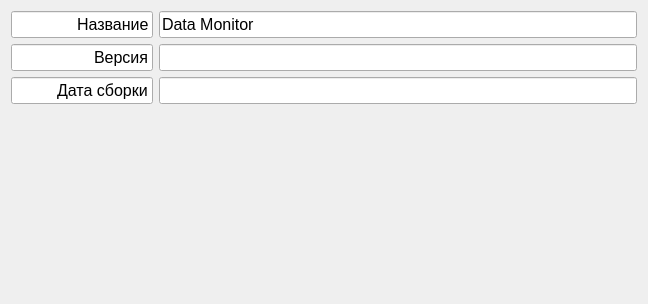
<?xml version="1.0" encoding="UTF-8"?>
<ui version="4.0">
 <class>AboutDialog</class>
 <widget class="QDialog" name="AboutDialog">
  <property name="geometry">
   <rect>
    <x>0</x>
    <y>0</y>
    <width>648</width>
    <height>304</height>
   </rect>
  </property>
  <property name="windowTitle">
   <string>О программе</string>
  </property>
  <layout class="QVBoxLayout" name="verticalLayout">
   <item>
    <layout class="QFormLayout" name="formLayout">
     <item row="0" column="0">
      <widget class="QLineEdit" name="lineEdit">
       <property name="font">
        <font>
         <pointsize>12</pointsize>
        </font>
       </property>
       <property name="text">
        <string>Название</string>
       </property>
       <property name="alignment">
        <set>Qt::AlignRight|Qt::AlignTrailing|Qt::AlignVCenter</set>
       </property>
       <property name="readOnly">
        <bool>true</bool>
       </property>
      </widget>
     </item>
     <item row="0" column="1">
      <widget class="QLineEdit" name="appNameEdit">
       <property name="font">
        <font>
         <pointsize>12</pointsize>
        </font>
       </property>
       <property name="text">
        <string notr="true">Data Monitor</string>
       </property>
       <property name="readOnly">
        <bool>true</bool>
       </property>
      </widget>
     </item>
     <item row="1" column="0">
      <widget class="QLineEdit" name="lineEdit_2">
       <property name="font">
        <font>
         <pointsize>12</pointsize>
        </font>
       </property>
       <property name="text">
        <string>Версия</string>
       </property>
       <property name="alignment">
        <set>Qt::AlignRight|Qt::AlignTrailing|Qt::AlignVCenter</set>
       </property>
       <property name="readOnly">
        <bool>true</bool>
       </property>
      </widget>
     </item>
     <item row="1" column="1">
      <widget class="QLineEdit" name="versionLineEdit">
       <property name="font">
        <font>
         <pointsize>12</pointsize>
        </font>
       </property>
       <property name="readOnly">
        <bool>true</bool>
       </property>
      </widget>
     </item>
     <item row="2" column="0">
      <widget class="QLineEdit" name="lineEdit_3">
       <property name="font">
        <font>
         <pointsize>12</pointsize>
        </font>
       </property>
       <property name="text">
        <string>Дата сборки</string>
       </property>
       <property name="alignment">
        <set>Qt::AlignRight|Qt::AlignTrailing|Qt::AlignVCenter</set>
       </property>
       <property name="readOnly">
        <bool>true</bool>
       </property>
      </widget>
     </item>
     <item row="2" column="1">
      <widget class="QLineEdit" name="compileTimeLineEdit">
       <property name="font">
        <font>
         <pointsize>12</pointsize>
        </font>
       </property>
       <property name="readOnly">
        <bool>true</bool>
       </property>
      </widget>
     </item>
    </layout>
   </item>
   <item>
    <spacer name="verticalSpacer">
     <property name="orientation">
      <enum>Qt::Vertical</enum>
     </property>
     <property name="sizeHint" stdset="0">
      <size>
       <width>20</width>
       <height>40</height>
      </size>
     </property>
    </spacer>
   </item>
  </layout>
 </widget>
 <resources/>
 <connections/>
</ui>
